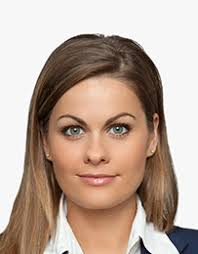
#> input picture Images/sample11.jpg, 198 x 254 px, found by its file name
$ jupyter execute --allow-errors LBPHOG.ipynb
#> lines starting #> are read from the running program, lines starting #| are printed output that depends on the picture
[cell 1]
import cv2
import numpy as np
from matplotlib import pyplot as plt
import pandas as pd

[cell 2]
data=pd.DataFrame(columns=['Pictures','histogram','label'])

[cell 3]
face_cascade = cv2.CascadeClassifier('Haarcascades\haarcascade_frontalface_default.xml')

[cell 4]
imgpath = 'Images\sample11.jpg'

[cell 5]
img = cv2.imread(imgpath)
#> img is the input picture: shape (254, 198, 3); mean B, G, R 152.7, 166.2, 187.2

[cell 6]
img=cv2.resize(img,(800,600))
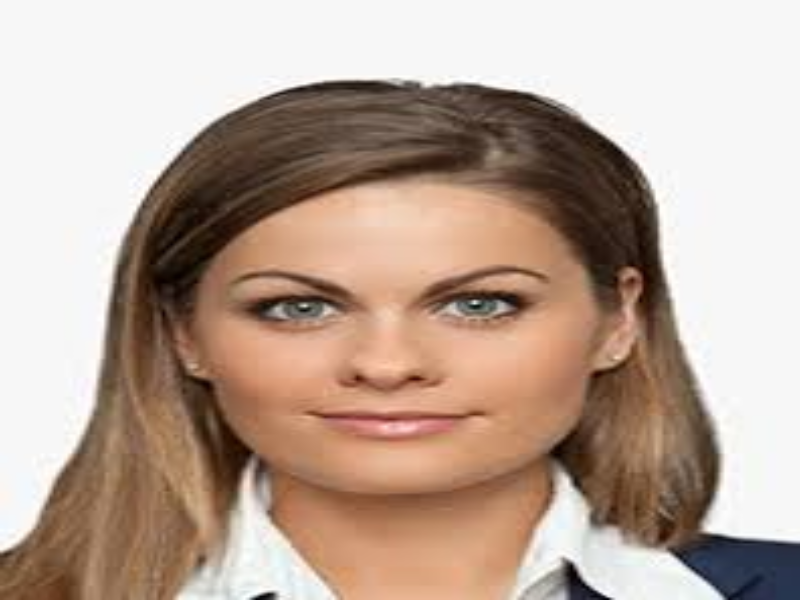
#> img: shape (600, 800, 3); mean B, G, R 152.7, 166.1, 187.1

[cell 7]
plt.imshow(img[:,:,::-1])
plt.show()

[cell 8]
print("enter label : ")
lab=int(input(),10)
#> the answer given: 3

[cell 9]
img1 = cv2.cvtColor(img,cv2.COLOR_BGR2GRAY)
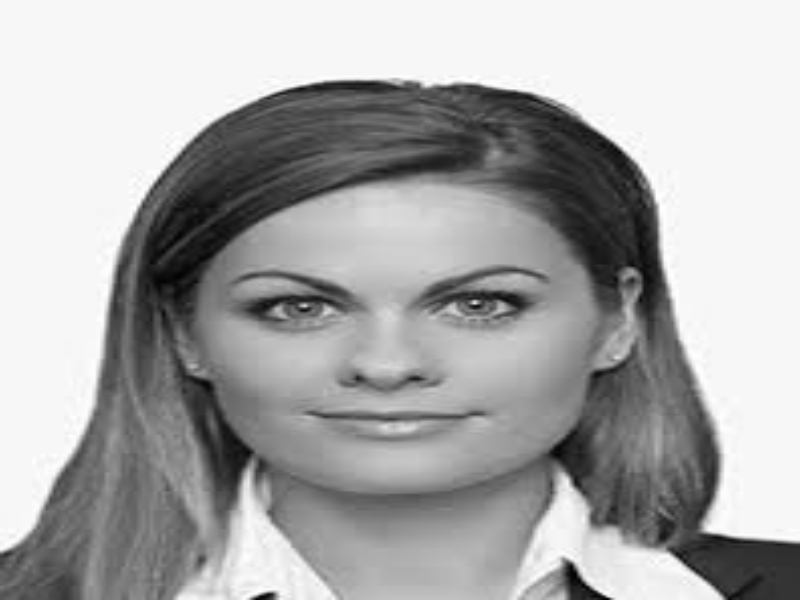
#> img1: shape (600, 800); min 1, max 255, mean 170.9

[cell 10]
faces = face_cascade.detectMultiScale(img1,scaleFactor = 1.05, minNeighbors=10)
#> faces = [[208, 166, 365, 365]]

$ run again, with Images/sample10.jpg copied over Images/sample11.jpg
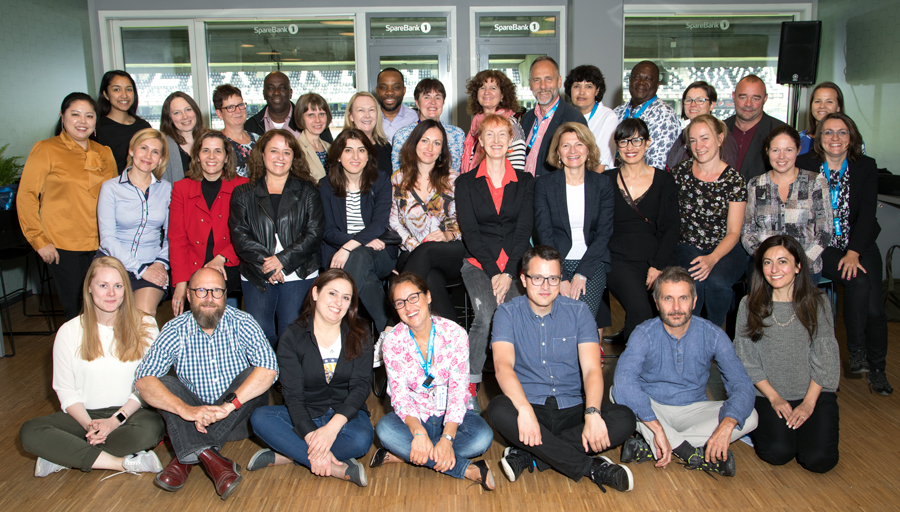
#> input picture Images/sample10.jpg, 900 x 512 px, found by its file name
#> img is the input picture: shape (512, 900, 3); mean B, G, R 98.6, 105.9, 116.6
#> img: shape (600, 800, 3)
#> faces = 28 rows, first 6: [503, 91, 31, 31], [420, 94, 28, 28], [93, 94, 31, 31], [369, 102, 32, 32], [604, 106, 29, 29], [717, 108, 30, 30]

$ run again, with Images/sample3.jpg copied over Images/sample11.jpg
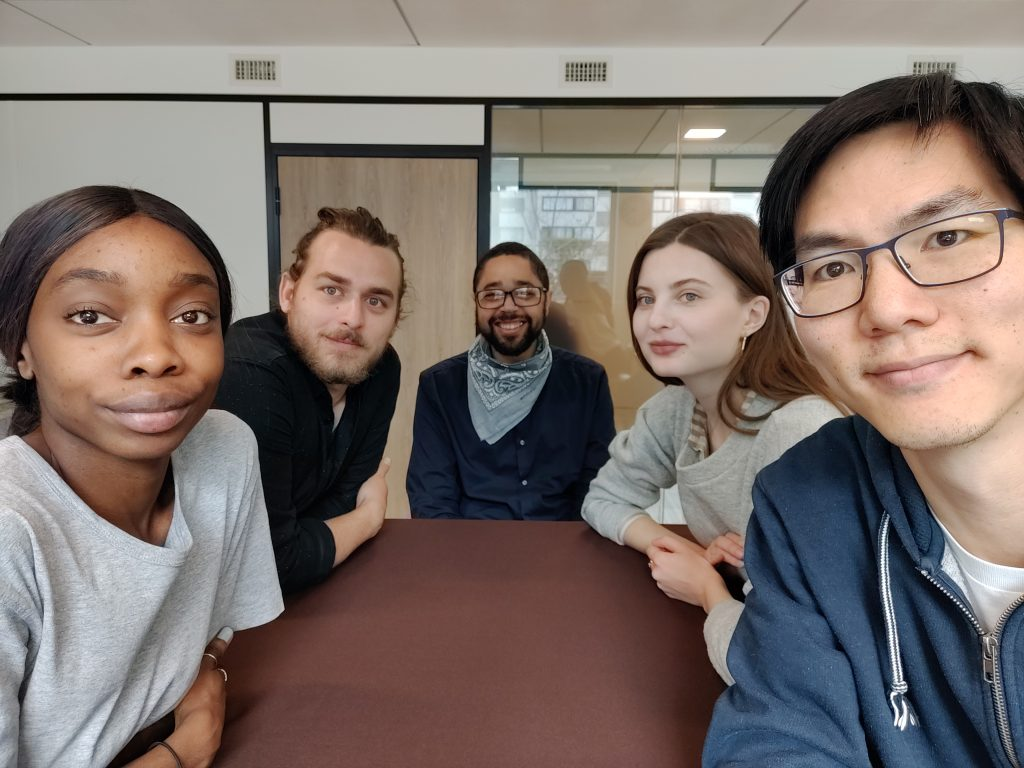
#> input picture Images/sample3.jpg, 1024 x 768 px, found by its file name
#> img is the input picture: shape (768, 1024, 3); mean B, G, R 106.9, 112.1, 124.6
#> img: shape (600, 800, 3)
#> faces = [[362, 201, 67, 67], [476, 194, 99, 99], [221, 189, 104, 104], [27, 176, 170, 170], [585, 117, 207, 207]]
